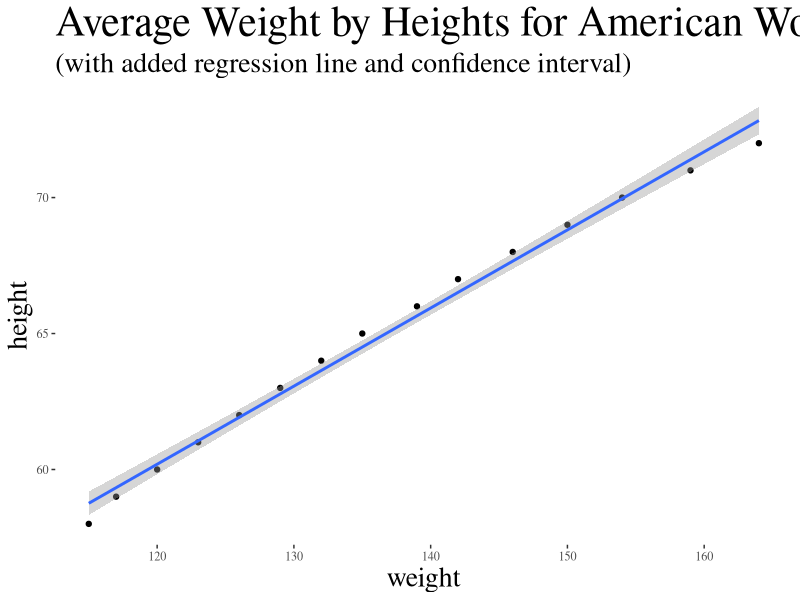

Here is the R script that generated this plot:
# Input load. Please do not change #
setwd("C:/Users/ryanw/OneDrive - Diesel Analytics/Professional/Clients/Apress/Book/Part2_ShapingData/Chapter09/RegressionLine/")
`dataset` = read.csv('input.csv', check.names = FALSE, encoding = "UTF-8", blank.lines.skip = FALSE);
# Original Script. Please update your script content here and once completed copy below section back to the original editing window #
# The following code to create a dataframe and remove duplicated rows is always executed and acts as a preamble for your script: 

# dataset <- data.frame(height, weight)
# dataset <- unique(dataset)

# Paste or type your script code here:
library(tidyverse)
library(ggthemes)

currentColumns <- sort(colnames(dataset))
requiredColumns <- c("height", "weight")
columnTest <- isTRUE(all.equal(currentColumns, requiredColumns))

if (columnTest) {

  chartdata <- dataset

  ggplot(chartdata, aes(x = weight, y = height)) +
    geom_point() +
    geom_smooth(method='lm') +
    ggtitle(
      "Average Weight by Heights for American Women",
      subtitle = "(with added regression line and confidence interval)"
    ) +
    theme_tufte() +
    theme(
      axis.title = element_text(size = 20),
      plot.title = element_text(size = 30),
      plot.subtitle = element_text(size = 20)
    )

} else {
  
  plot.new()
  title("The data supplied did not meet the requirements of the chart.")
  
}